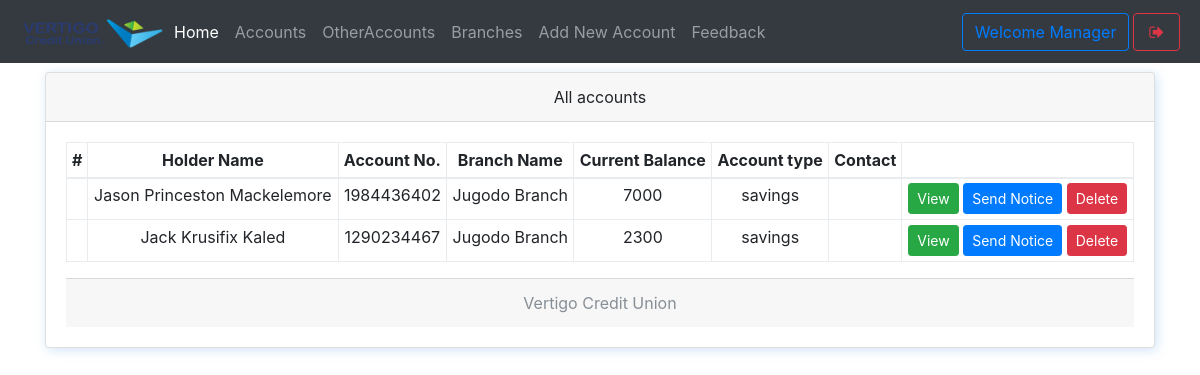
/manager (signed in), run on the app's committed database.
### core/models.py (models this page shows, shortened)
class Account(models.Model):
    user = models.OneToOneField(User,on_delete= models.CASCADE)
    account_number = models.CharField(max_length = 10,unique = True,validators=[numeric_validation])
    balance = models.BigIntegerField()
    branch  = models.ForeignKey(Branch,null = True,blank=True,on_delete=models.SET_NULL)
    account_type = models.CharField(max_length = 10, choices = (('current','current'),('savings','savings')),default = "savings")
    first_name = models.CharField(max_length = 256)
    middle_name = models.CharField(max_length = 256, blank = True)
    last_name = models.CharField(max_length = 256)
    dob = models.DateField(blank=True,null = True)
    gender = models.CharField(max_length= 2, choices=(('m',"male"),('f',"female")), blank=True)
    city = models.CharField(max_length= 20, blank=True)
    religion = models.CharField(max_length= 20, blank=True)
    marital_status = models.CharField(max_length= 2, choices=(('s',"Single"),('m',"Married")), blank=True)
    address = models.CharField(max_length= 40, blank=True)
    contact = models.CharField(max_length=12,blank=True, validators=[numeric_validation])
    means_of_id = models.CharField(max_length = 10, choices = (('nid','national id card'),('dl','driver licence'),('vc','Voters Card'),
    ('ip','International Passport')), blank=True)
    id_number = models.CharField(max_length= 20, blank=True)
    id_expiry_date = models.DateField(blank=True,auto_now_add=False,null=True)
    next_of_kin_title = models.CharField(max_length= 256, blank=True)
    next_of_kin_name = models.CharField(max_length= 256, blank=True)
    next_of_kin_email = models.EmailField(blank=True)
    next_of_kin_dob = models.DateField(blank=True, auto_now_add=False,null=True)
    next_of_kin_contact = models.CharField(max_length= 12, blank=True)
    date_created = models.DateTimeField(auto_now_add = True)

class Branch(models.Model):
    number = models.IntegerField()
    name = models.CharField(max_length=100)

### core/views.py (the view, shortened to what this page needs)
# urls.py: path('manager',ManagerDashboardView.as_view(),name="manager-index"),
class ManagerDashboardView(ManagerRequiredMixin,ListView):
    model = Account
    template_name = "manager/index.html"
    def get_queryset(self):
        return Account.objects.all().order_by("-date_created")

### core/views.py (called while the page is built)
    def test_func(self):
        return self.request.user.is_staff or self.request.user.usertype == "manager"

### core/templates/manager/index.html (shortened to what this page needs)
{% extends 'manager/manager-base.html' %}
{% block content %}
<div class="container">
    <div class="card w-100 text-center shadowBlue">
      <div class="card-header">
        All accounts
      </div>
      <div class="card-body">
       <table class="table table-bordered table-sm">
      <thead>
        <tr>
          <th scope="col">#</th>
          <th scope="col">Holder Name</th>
          <th scope="col">Account No.</th>
          <th scope="col">Branch Name</th>
          <th scope="col">Current Balance</th>
          <th scope="col">Account type</th>
          <th scope="col">Contact</th>
          <th scope="col"></th>
        </tr>
      </thead>
      <tbody>
        {% for obj in object_list %}
          <tr>
            <th scope="row">{{forloop.counter1}}</th>
            <td>{{obj.first_name}} {{obj.middle_name}} {{obj.last_name}}</td>
            <td>{{obj.account_number}}</td>
            <td>{{obj.branch.name}}</td>
            <td>{{obj.balance}}</td>
            <td>{{obj.account_type}}</td>
            <td></td>
            <td>
              <a href="{% url 'manager-account-view' obj.id %}" class='btn btn-success btn-sm' data-toggle='tooltip' title="View More info">View</a>
              <a href="{% url 'manager-notice-add' obj.user.id %}" class='btn btn-primary btn-sm' data-toggle='tooltip' title="Send notice to this">Send Notice</a>
              <a href="javascript:void(0)" class='btn btn-danger btn-sm' onclick="deleteuser('{{obj.id}}')" data-toggle="modal" data-target="#staticBackdrop" title="Delete this account">Delete</a>
            </td>
        {% empty %}
        <p class="text-center jumbotron">
            No Account Yet
        </p>
        {% endfor %}
      </tbody>
    </table>
      <div class="card-footer text-muted">
        {{request.bankname}}
      </div>
    </div>
{% endblock %}

### core/static/css/custom.css (style rules this page uses)
.shadowBlue { box-shadow: 2px 2px 11px #75b3e759 }

### data on the page
Account: first_name "Jason", middle_name "Princeston", last_name "Mackelemore", account_number "1984436402", branch.name "Jugodo Branch", balance "7000", account_type "savings"
Account: first_name "Jack", middle_name "Krusifix", last_name "Kaled", account_number "1290234467", branch.name "Jugodo Branch", balance "2300", account_type "savings"

### other printed values
{{ request.bankname }} "Vertigo Credit Union"
